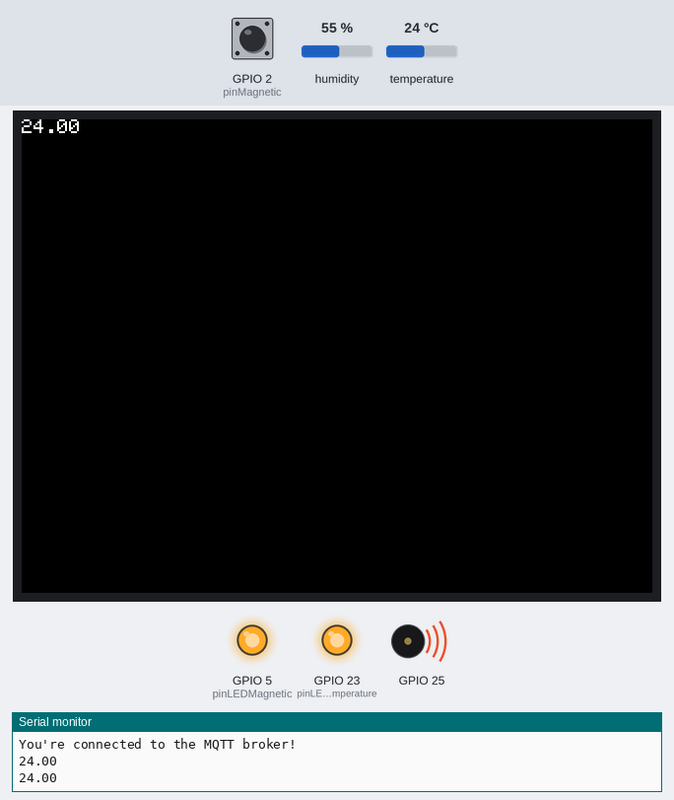
Bench run of a sketch on a simulated ESP32. On the bench: 320×240 colour display, output pins drawn as LEDs (lit = HIGH), buzzer (waves = sounding), the last lines printed to the serial monitor. The test bench sets the inputs (shaded band); at power-on: temperature 24 °C, GPIO 2 (pinMagnetic) HIGH, humidity 55 %. WiFi joins after 1.5 s; servers stay silent unless stated; no MQTT or app messages arrive unless stated.

Above: at 8.4 s.
8.5 s: temperature set to 22 °C
At 9.4 s:
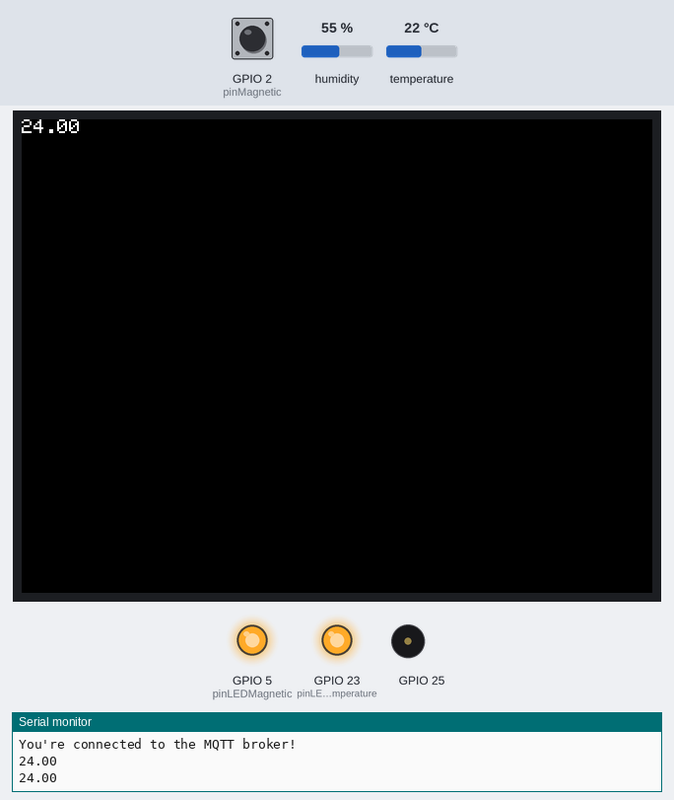
13.9 s: GPIO 2 (pinMagnetic) pulled LOW for 3 s
At 16.6 s:
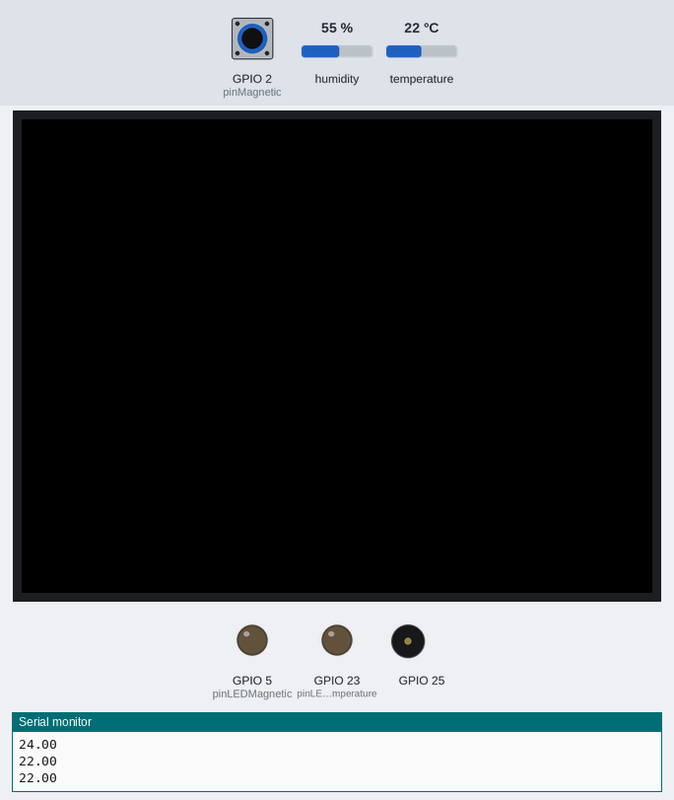
21.4 s: temperature set to 28 °C
At 26.1 s:
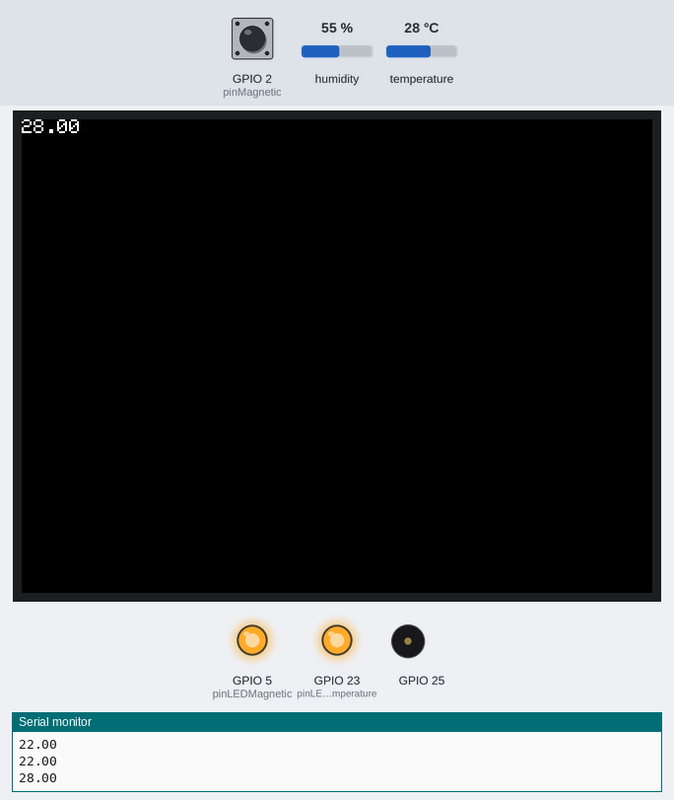
26.8 s: GPIO 2 (pinMagnetic) pulled LOW for 3 s
At 30.0 s:
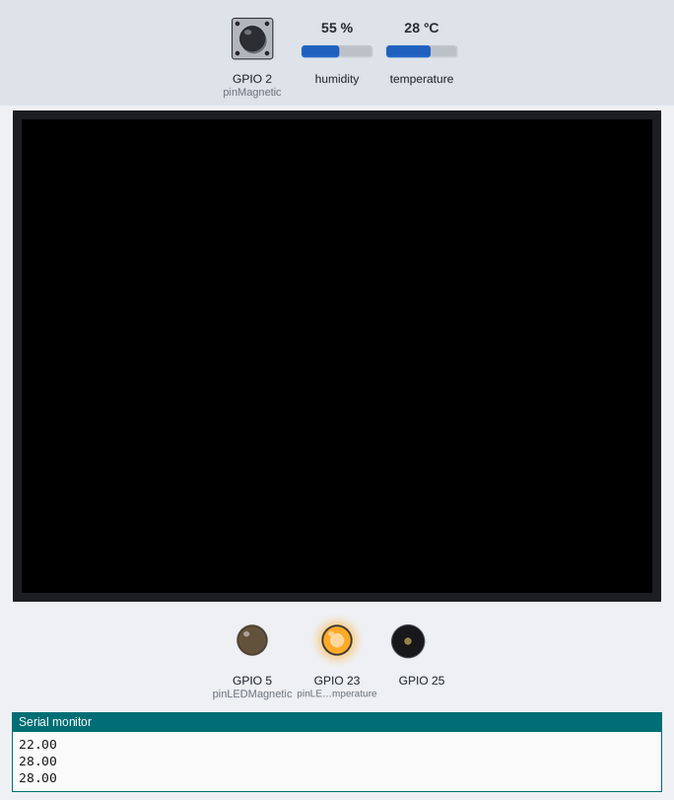
33.7 s: temperature set to 12 °C
At 36.9 s:
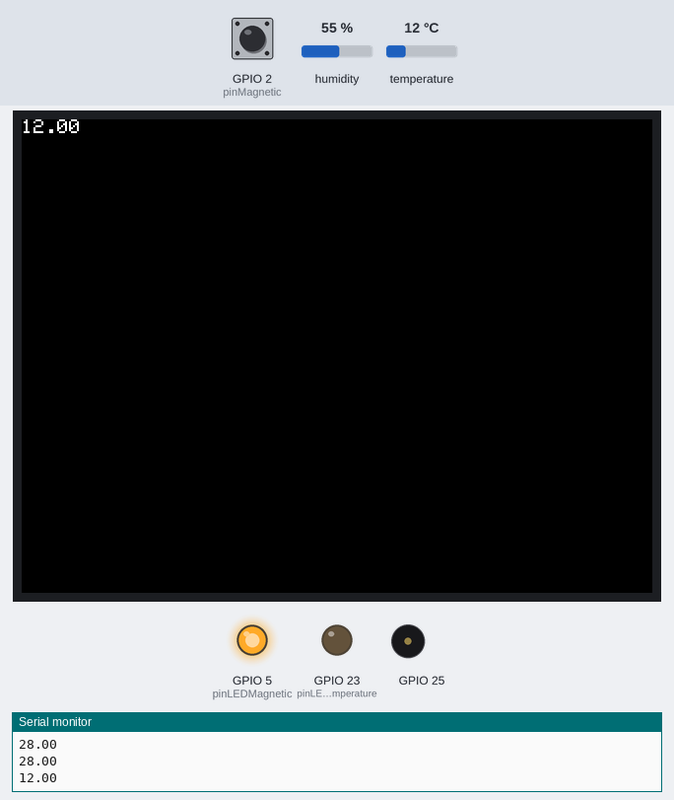
39.1 s: temperature set to 24 °C
At 41.6 s:
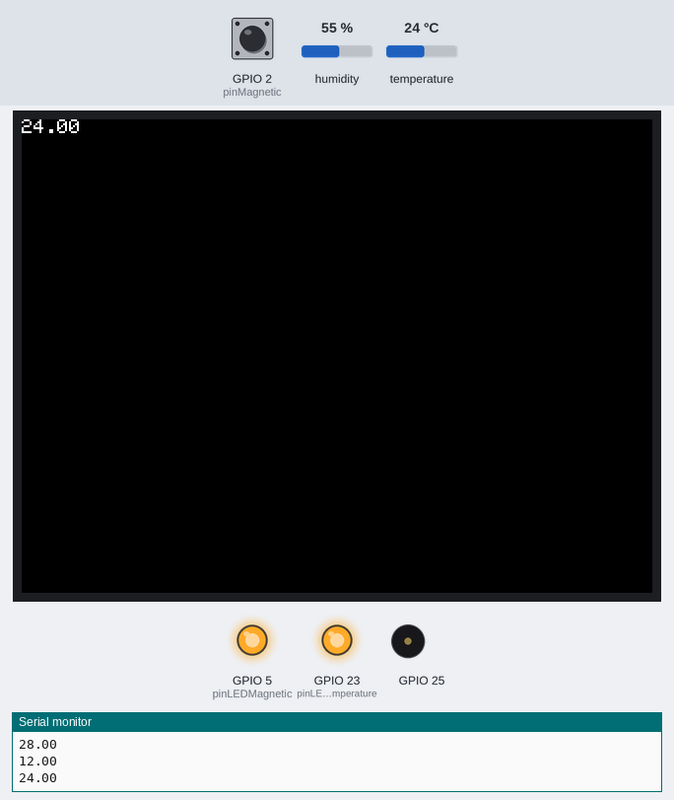
Timing chart, 0 to 50.1 s (numbered marks = the images above; inputs shaded):
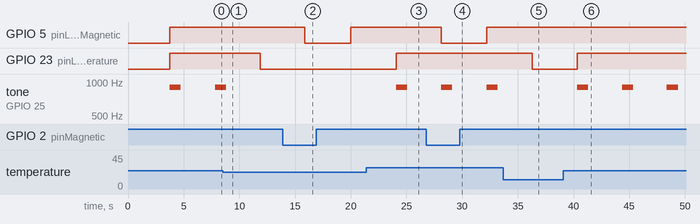

The sketch:

magnetico_y_temperatura.ino
```cpp
#include <M5Stack.h>
// Incluimos librería
#include <DHT.h>

#include "WiFi.h"
#include "AsyncUDP.h"
#include <TimeLib.h>
#include <ArduinoJson.h>
#include <ArduinoMqttClient.h>
//#include <WiFi.h> // Añade esta línea
//char pass[] = "Reemplaza_por_contraseña";
WiFiClient wifiClient;
MqttClient mqttClient(wifiClient);
const char broker[] = "broker.hivemq.com";
int port = 1883;
const char topic_temp[] = "myfridge/sensor/temperatura";
const char topic_magn[] = "myfridge/sensor/magnetico";
const long interval = 1000;
unsigned long previousMillis = 0;
int count = 0;


//const char * ssid = "TP-LINK_6CAE";
//const char * password = "41422915";
const char * ssid = "vodafoneBA2375";
const char * password = "C7T453DHKNY46RNY";
AsyncUDP udp;
StaticJsonDocument<200> jsonBuffer; //tamaño maximo de los datos

// Definimos el pin digital donde se conecta el sensor
#define DHTPIN 26
#define pinLEDTemperature 23
// Dependiendo del tipo de sensor
#define DHTTYPE DHT11

// Inicializamos el sensor DHT11
DHT dht(DHTPIN, DHTTYPE);

const int pinMagnetic = 2;
const int pinLEDMagnetic = 5;

int preview = LOW;
int preview2 = LOW;

void setup() {

  // Inicializamos comunicación serie
  //Serial.begin(115200);

  // Comenzamos el sensor DHT
  dht.begin();

  M5.begin();  //Init M5Core.  初始化 M5Core
  M5.Power.begin(); //Init Power module.  初始化电源模块
  /* Power chip connected to gpio21, gpio22, I2C device
    Set battery charging voltage and current
    If used battery, please call this function in your project */

  //configurar pin como entrada con resistencia pull-up interna
  pinMode(pinMagnetic, INPUT_PULLUP);
  pinMode(pinLEDMagnetic, OUTPUT);
  pinMode(pinLEDTemperature, OUTPUT);

  setTime (9, 15, 0, 7, 10, 2018); //hora minuto segundo dia mes año
  WiFi.mode(WIFI_STA);
  WiFi.begin(ssid, password);
  if (WiFi.waitForConnectResult() != WL_CONNECTED) {
    //Serial.println("WiFi Failed");
    while (1) {
      delay(1000);
    }
  }
  if (udp.listen(1234)) {
    //Serial.print("UDP Listening on IP: ");
    //Serial.println(WiFi.localIP());
    udp.onPacket([](AsyncUDPPacket packet) {
      //Serial.write(packet.data(), packet.length());
      //Serial.println();
    });
  }

  // attempt to connect to Wifi network:
  //You can provide a unique ID, if not set the library uses Arduino-millis()
  //Each client must have a unique client ID
  mqttClient.setId("123479567"); // Obligatorio cambiarlo
  // You can provide a username and password for authentication
  // mqttClient.setUsernamePassword("username", "password");
  Serial.print("Attempting to connect to the MQTT broker: ");
  Serial.println(broker);
  if (!mqttClient.connect(broker, port)) {
    Serial.print("MQTT connection failed! Error code = ");
    Serial.println(mqttClient.connectError());
    while (1);
  }
  Serial.println("You're connected to the MQTT broker!");
  Serial.println();


}

void loop() {
  //Codigo para sensor de temperatura


  delay(2000);
  //digitalWrite(pinLEDTemperature, HIGH);
  // Leemos la humedad relativa
  float h = dht.readHumidity();
  // Leemos la temperatura en grados centígrados (por defecto)
  float t = dht.readTemperature();
  Serial.println(t);
  // Leemos la temperatura en grados Fahreheit
  float f = dht.readTemperature(true);


  if (t > 23) {
    digitalWrite(pinLEDTemperature, HIGH);
    //delay(500);
    M5.Speaker.tone(900, 1000);

    //Serial.println("Error obteniendo los datos del sensor DHT11");
    //return;
  } else {
    digitalWrite(pinLEDTemperature, LOW);
    M5.Speaker.end();
  }


  float hif = dht.computeHeatIndex(f, h);
  // Calcular el índice de calor en grados centígrados
  float hic = dht.computeHeatIndex(t, h, false);

  M5.Lcd.setCursor(0, 0);
  M5.Lcd.println(t);
  jsonBuffer["Temperatura"] = t;

  int value = digitalRead(pinMagnetic);

  if (value == LOW && value != preview) {

    //M5.Lcd.setCursor(0,0);
    M5.Lcd.print("Cerrado");
    jsonBuffer["Puerta"] = "Cerrada";
    digitalWrite(pinLEDMagnetic, LOW);
    M5.Lcd.clear();


  } else if (value == HIGH && value != preview) {

    //M5.Lcd.setCursor(0,0);
    M5.Lcd.print("Abierto");
    jsonBuffer["Puerta"] = "Abierta";
    digitalWrite(pinLEDMagnetic, HIGH);
    M5.Lcd.clear();

  }
  preview = value;
  //delay(1000);
  char texto[200];
  serializeJson(jsonBuffer, texto); //paso del objeto “jsonbuffer" a texto para
  //transmitirlo
  udp.broadcastTo(texto, 1234); //se envía por el puerto 1234 el JSON

//-----------------------------------------------------------------------------------
//-----------------------------------------------------------------------------------
//CODIGO DEL PROTOCOLO MQTT
  //call poll() regularly to allow the library to receive MQTT messages and
  //send MQTT keep alives which avoids being disconnected by the broker
  mqttClient.poll();
  //avoid having delays in loop, we'll use the strategy from BlinkWithoutDelay
  //see: File -> Examples -> 02.Digital -> BlinkWithoutDelay for more info
  unsigned long currentMillis = millis();
  if (currentMillis - previousMillis >= interval) {
    // save the last time a message was sent
    previousMillis = currentMillis;
    /*Serial.print("Sending message to topic: ");
    Serial.println(topic);
    Serial.print("echo ");
    Serial.println("Bye");*/

    //send message, the Print interface can be used to set the message content
    mqttClient.beginMessage(topic_temp);
    mqttClient.print(t);
    mqttClient.endMessage();
    Serial.println();

    mqttClient.beginMessage(topic_magn);

    mqttClient.print(value);
    mqttClient.endMessage();
    Serial.println();
    count++;
  }

  delay(2000);
}
```

Measured:
- the behaviour switches between 24 and 23 °C on temperature (found by bisection; images 0 and 1)
- after the input at 8.5 s, GPIO 23 (pinLEDTemperature): HIGH → LOW after 3.4 s; tone on GPIO 25: goes on until 8.8 s, then stays silent
- after the input at 13.9 s, GPIO 5 (pinLEDMagnetic): HIGH → LOW after 2.0 s, → HIGH 4.1 s later
- after the input at 21.4 s, GPIO 23 (pinLEDTemperature): LOW → HIGH after 2.7 s; tone on GPIO 25: silent → 900 Hz after 2.7 s, → silent 1.0 s later
- after the input at 26.8 s, GPIO 5 (pinLEDMagnetic): HIGH → LOW after 1.3 s, → HIGH 4.1 s later
- after the input at 33.7 s, GPIO 23 (pinLEDTemperature): HIGH → LOW after 2.6 s; tone on GPIO 25: stays silent (without the input it goes to 900 Hz after 2.6 s)
- after the input at 39.1 s, GPIO 23 (pinLEDTemperature): LOW → HIGH after 1.2 s; tone on GPIO 25: alternates 900 Hz for 1.0 s and silent for 3.0 s, starting after 1.2 s
